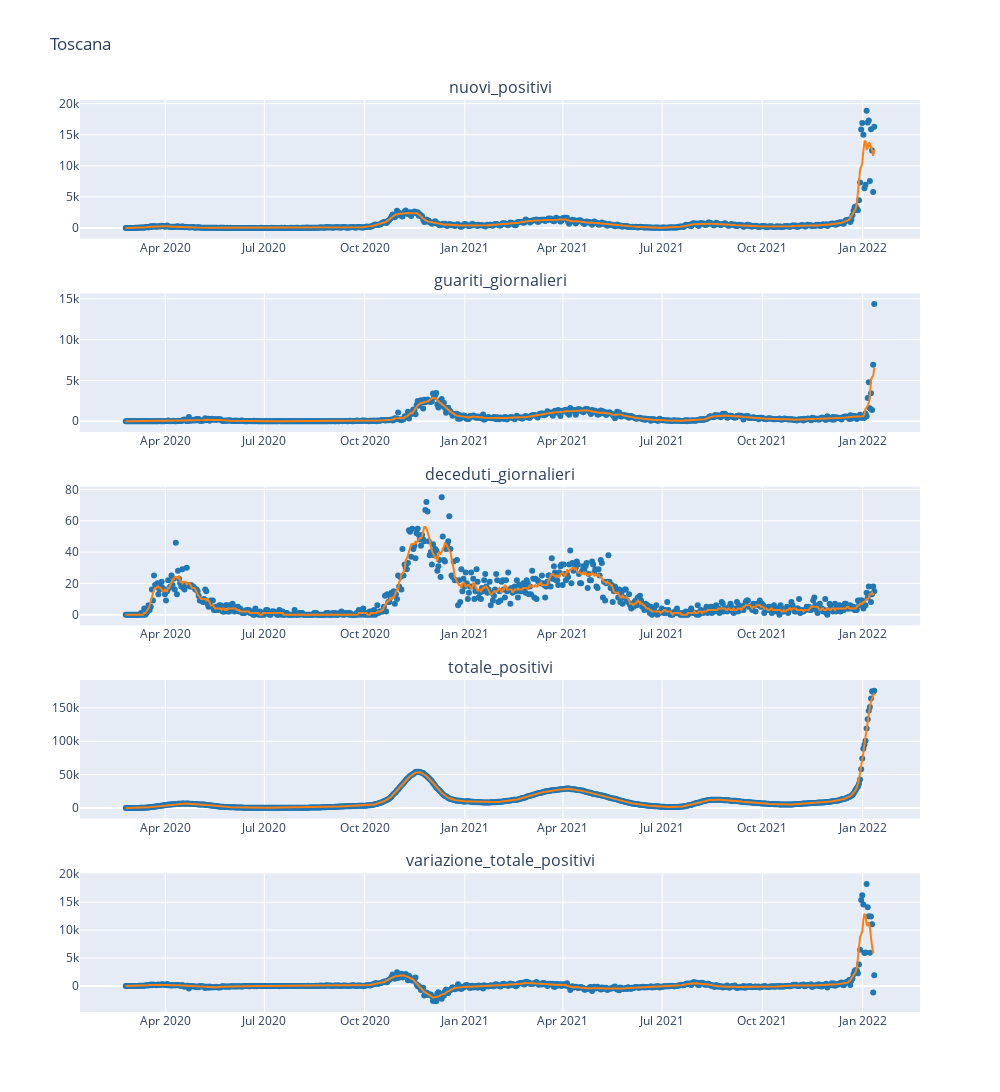

Here is the notebook cell this chart was saved with:
### Code cell
from plotly.subplots import make_subplots

regione='Toscana'

fig = make_subplots(rows=len(indicatori_selected), cols=1,
                    vertical_spacing=0.06,
                   subplot_titles=indicatori_selected)

for i,indicatore in enumerate(indicatori_selected):
    fig.add_trace(go.Scatter(x=giorni,
                             y=trend[indicatore][regione],
                             mode='markers',line_color='rgb(31, 119, 180)'),
                 row=i+1,col=1)
    # versione lisciata
    fig.add_trace(go.Scatter(x=giorni,
                             y=moving_function_rev1(trend[indicatore][regione],np.mean,3,3),
                             line_color='rgb(255, 127, 14)'),
                 row=i+1,col=1)

fig.update_layout(
    title=regione,
    autosize=True,
    showlegend=False,
    width=1000,
    height=2000)
fig.update_xaxes(matches='x')

fig.show()

### Figure 1 — Plotly figure (JSON) as saved in the notebook; plotly's stock layout.template omitted (floating-point values rounded to 4 significant figures; data arrays with more than 128 entries replaced by an {"elided": "..."} marker saying what was removed)
{"data": [{"line": {"color": "rgb(31, 119, 180)"}, "mode": "markers", "type": "scatter", "x": {"elided": "688 str values"}, "xaxis": "x", "y": {"elided": "688 int values"}, "yaxis": "y"}, {"line": {"color": "rgb(255, 127, 14)"}, "type": "scatter", "x": {"elided": "688 str values"}, "xaxis": "x", "y": {"elided": "688 int values"}, "yaxis": "y"}, {"line": {"color": "rgb(31, 119, 180)"}, "mode": "markers", "type": "scatter", "x": {"elided": "688 str values"}, "xaxis": "x2", "y": {"elided": "688 int values"}, "yaxis": "y2"}, {"line": {"color": "rgb(255, 127, 14)"}, "type": "scatter", "x": {"elided": "688 str values"}, "xaxis": "x2", "y": {"elided": "688 int values"}, "yaxis": "y2"}, {"line": {"color": "rgb(31, 119, 180)"}, "mode": "markers", "type": "scatter", "x": {"elided": "688 str values"}, "xaxis": "x3", "y": {"elided": "688 int values"}, "yaxis": "y3"}, {"line": {"color": "rgb(255, 127, 14)"}, "type": "scatter", "x": {"elided": "688 str values"}, "xaxis": "x3", "y": {"elided": "688 int values"}, "yaxis": "y3"}, {"line": {"color": "rgb(31, 119, 180)"}, "mode": "markers", "type": "scatter", "x": {"elided": "688 str values"}, "xaxis": "x4", "y": {"elided": "688 int values"}, "yaxis": "y4"}, {"line": {"color": "rgb(255, 127, 14)"}, "type": "scatter", "x": {"elided": "688 str values"}, "xaxis": "x4", "y": {"elided": "688 int values"}, "yaxis": "y4"}, {"line": {"color": "rgb(31, 119, 180)"}, "mode": "markers", "type": "scatter", "x": {"elided": "688 str values"}, "xaxis": "x5", "y": {"elided": "688 int values"}, "yaxis": "y5"}, {"line": {"color": "rgb(255, 127, 14)"}, "type": "scatter", "x": {"elided": "688 str values"}, "xaxis": "x5", "y": {"elided": "688 int values"}, "yaxis": "y5"}], "layout": {"annotations": [{"font": {"size": 16}, "showarrow": false, "text": "nuovi_positivi", "x": 0.5, "xanchor": "center", "xref": "paper", "y": 1, "yanchor": "bottom", "yref": "paper"}, {"font": {"size": 16}, "showarrow": false, "text": "guariti_giornalieri", "x": 0.5, "xanchor": "center", "xref": "paper", "y": 0.788, "yanchor": "bottom", "yref": "paper"}, {"font": {"size": 16}, "showarrow": false, "text": "deceduti_giornalieri", "x": 0.5, "xanchor": "center", "xref": "paper", "y": 0.576, "yanchor": "bottom", "yref": "paper"}, {"font": {"size": 16}, "showarrow": false, "text": "totale_positivi", "x": 0.5, "xanchor": "center", "xref": "paper", "y": 0.364, "yanchor": "bottom", "yref": "paper"}, {"font": {"size": 16}, "showarrow": false, "text": "variazione_totale_positivi", "x": 0.5, "xanchor": "center", "xref": "paper", "y": 0.152, "yanchor": "bottom", "yref": "paper"}], "autosize": true, "height": 2000, "showlegend": false, "title": {"text": "Toscana"}, "width": 1000, "xaxis": {"anchor": "y", "domain": [0, 1], "matches": "x"}, "xaxis2": {"anchor": "y2", "domain": [0, 1], "matches": "x"}, "xaxis3": {"anchor": "y3", "domain": [0, 1], "matches": "x"}, "xaxis4": {"anchor": "y4", "domain": [0, 1], "matches": "x"}, "xaxis5": {"anchor": "y5", "domain": [0, 1], "matches": "x"}, "yaxis": {"anchor": "x", "domain": [0.848, 1]}, "yaxis2": {"anchor": "x2", "domain": [0.636, 0.788]}, "yaxis3": {"anchor": "x3", "domain": [0.424, 0.576]}, "yaxis4": {"anchor": "x4", "domain": [0.212, 0.364]}, "yaxis5": {"anchor": "x5", "domain": [0, 0.152]}}}
